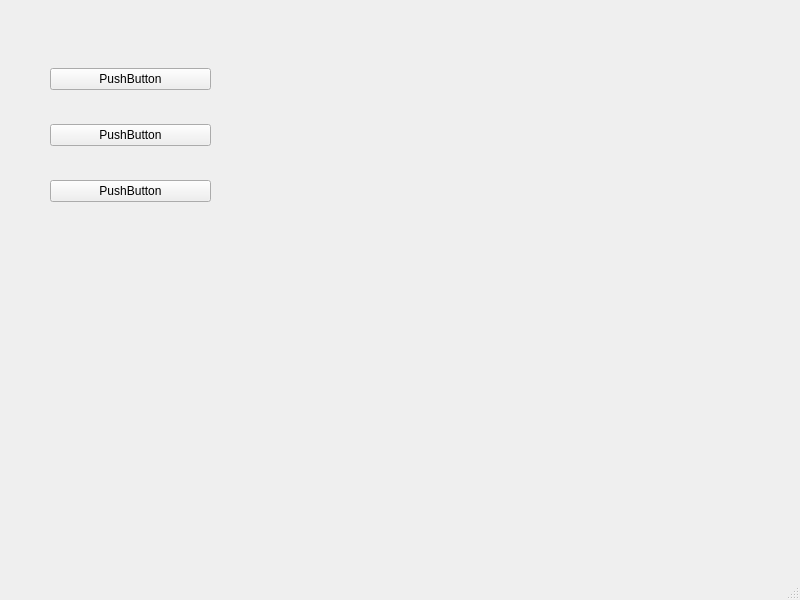
<?xml version="1.0" encoding="UTF-8"?>
<ui version="4.0">
 <class>MainWindow</class>
 <widget class="QMainWindow" name="MainWindow">
  <property name="geometry">
   <rect>
    <x>0</x>
    <y>0</y>
    <width>800</width>
    <height>600</height>
   </rect>
  </property>
  <property name="windowTitle">
   <string>MainWindow</string>
  </property>
  <widget class="QWidget" name="centralwidget">
   <widget class="QWidget" name="">
    <property name="geometry">
     <rect>
      <x>50</x>
      <y>40</y>
      <width>161</width>
      <height>191</height>
     </rect>
    </property>
    <layout class="QVBoxLayout" name="verticalLayout_2">
     <item>
      <widget class="QPushButton" name="pushButton">
       <property name="text">
        <string>PushButton</string>
       </property>
      </widget>
     </item>
     <item>
      <widget class="QPushButton" name="pushButton_2">
       <property name="text">
        <string>PushButton</string>
       </property>
      </widget>
     </item>
     <item>
      <widget class="QPushButton" name="pushButton_3">
       <property name="text">
        <string>PushButton</string>
       </property>
      </widget>
     </item>
    </layout>
   </widget>
  </widget>
  <widget class="QMenuBar" name="menubar">
   <property name="geometry">
    <rect>
     <x>0</x>
     <y>0</y>
     <width>800</width>
     <height>26</height>
    </rect>
   </property>
  </widget>
  <widget class="QStatusBar" name="statusbar"/>
 </widget>
 <resources/>
 <connections/>
</ui>
